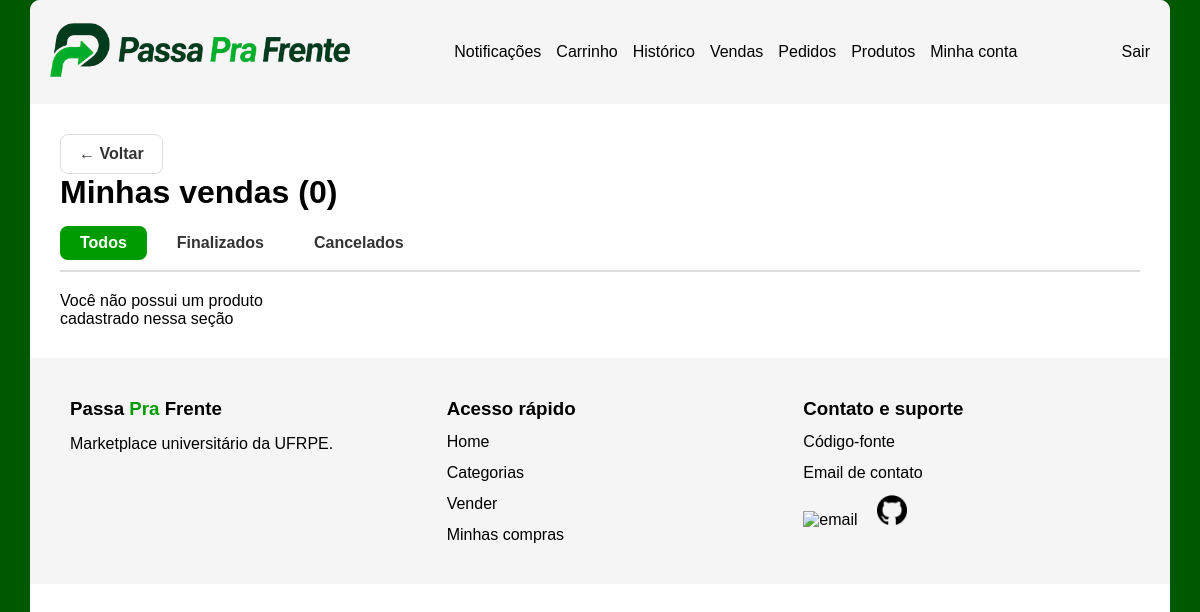
Page /pedidos/historico/vendas/ (signed in) on the earlier database version.
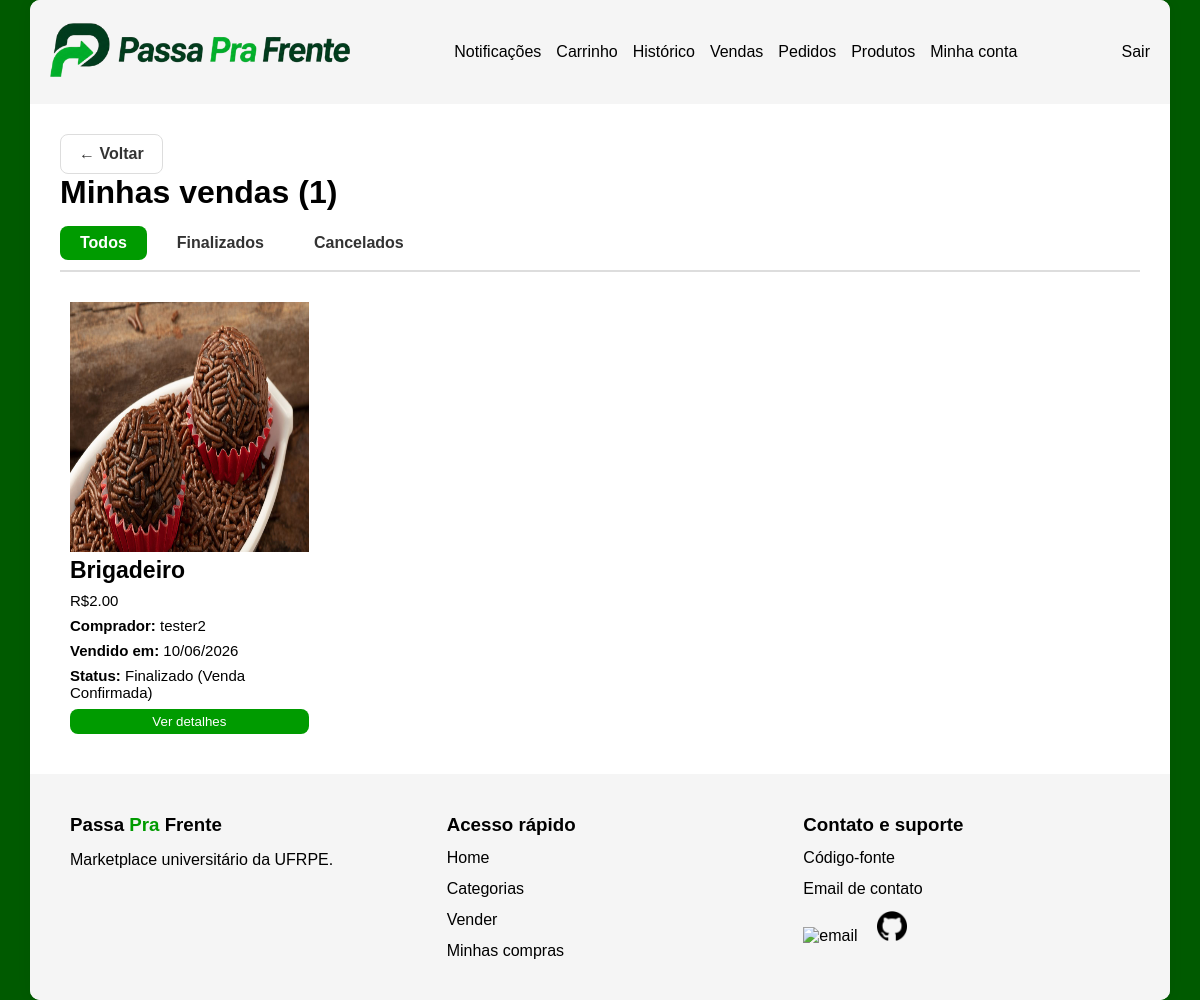
Same page on the later database version.
### pedidos/models.py (models this page shows, shortened)
class Pedido(models.Model):
    STATUS_CHOICES = [
        ('pendente', 'Pendente'),
        ('compra_confirmada', 'Confirmada pelo vendedor'),
        ('aguardando_confirmacao', 'Aguardando confirmação do comprador'),
        ('finalizado', 'Finalizado (Venda Confirmada)'),
        ('cancelamento_solicitado', 'Cancelamento Solicitado pelo Comprador'),
        ('cancelado', 'Cancelado'),
    ]
    produto = models.ForeignKey(Produto, on_delete=models.CASCADE)
    comprador = models.ForeignKey(
        settings.AUTH_USER_MODEL,
        on_delete=models.CASCADE,
        related_name='compras'
    )
    vendedor = models.ForeignKey(
        settings.AUTH_USER_MODEL,
        on_delete=models.CASCADE,
        related_name='vendas'
    )
    status = models.CharField(
        max_length=30,
        choices=STATUS_CHOICES,
        default='pendente'
    )
    criado_em = models.DateTimeField(auto_now_add=True)
    class Meta:
        unique_together = ('produto', 'comprador')

### produtos/models.py (models this page shows, shortened)
class ImagemProduto(models.Model):
    produto = models.ForeignKey(
        Produto, on_delete=models.CASCADE,
        related_name='imagens'
    )
    imagem = models.ImageField(upload_to='produtos/')

class Produto(models.Model):
    nome = models.CharField(max_length=200)
    descricao = models.TextField()
    preco = models.DecimalField(max_digits=10, decimal_places=2)
    categoria = models.CharField(max_length=50, choices=CATEGORIAS)
    vendido = models.BooleanField(default=False)
    vendedor = models.ForeignKey(
        settings.AUTH_USER_MODEL,
        on_delete=models.CASCADE,
        related_name='produtos'
    )

### accounts/models.py (models this page shows, shortened)
class Usuario(AbstractUser):
    email = models.EmailField(unique=True)
    nickname = models.CharField(max_length=50, unique=True)
    telefone = models.CharField(max_length=11)
    dois_fatores = models.BooleanField(default=False)
    email_verificado = models.BooleanField(default=False)
    USERNAME_FIELD = 'email'
    REQUIRED_FIELDS = ['username', 'nickname', 'telefone']

### pedidos/views.py (the view)
# urls.py: path('historico/vendas/', HistoricoVendasView.as_view(), name='historico_vendas'),
class HistoricoVendasView(LoginRequiredMixin, View):
    def get(self, request):
        filtro = request.GET.get('filtro', 'todos')
        vendas= Pedido.objects.filter(
            vendedor=request.user,
            status__in=['finalizado', 'cancelado', 'cancelamento_solicitado']
        ).select_related('produto', 'comprador').order_by('-criado_em')
        total_finalizados=vendas.filter(status='finalizado').count()
        if filtro == 'finalizado':
            vendas = vendas.filter(status='finalizado')
        elif filtro == 'cancelado':
            vendas = vendas.filter(status__in=['cancelado', 'cancelamento_solicitado'])
        return render(request, 'pedidos/historico_vendas.html',{
            'vendas': vendas,
            'filtro': filtro,
            'total_finalizados': total_finalizados,
        })

### notificacoes/context_processors.py (called while the page is built)
def notificacoes_nao_lidas(request):
        if not request.user.is_authenticated:
            return {'notificacoes_count': 0}
        count = Notificacao.objects.filter(
            usuario=request.user,
            lida=False
        ).count()
        return {'notificacoes_count': count}

### templates/pedidos/historico_vendas.html (shortened to what this page needs)
{% extends 'base.html' %}
{% load static %}
    {% block extra_css %}
        <link rel="stylesheet" href="{% static 'pedidos/historico_vendas.css' %}">
    {% endblock %}
{% block content %}
<body>
    <main>
        <div class="container">
            <a class="back_button" href="{% url 'historico' %}">← Voltar</a>
            <h1>Minhas vendas ({{ total_finalizados }})</h1>
            <div class="historico_abas">
                <a href="?filtro=todos"
                class="aba {% if filtro == 'todos' %}ativa{% endif %}">
                    Todos
                </a>
                <a href="?filtro=finalizado"
                class="aba {% if filtro == 'finalizado' %}ativa{% endif %}">
                    Finalizados
                </a>
                <a href="?filtro=cancelado"
                class="aba {% if filtro == 'cancelado' %}ativa{% endif %}">
                    Cancelados
                </a>
            </div>
            <div class="main_produtos">
                {% if vendas %}
                    {% for venda in vendas %}
                        <div class="main_produto">
                            {% with venda.produto.imagens.first as img %}
                                {% if img %}
                                    <img src="{{ img.imagem.url }}" alt="{{ venda.produto.nome }}">
                                {% else %}
                                    <img src="{% static 'accounts/Images/PassaPraFrente_logo.png' %}" alt="Sem imagem">
                                {% endif %}
                            {% endwith %}
                            <div class="main_desc">
                                <h3>{{ venda.produto.nome }}</h3>
                                <p>R${{ venda.produto.preco }}</p>
                                <p><b>Comprador: </b> {{ venda.comprador.nickname }}</p>
                                <p><b>Vendido em: </b>{{ venda.criado_em|date:"d/m/Y" }}</p>
                                <p><b>Status: </b> {{ venda.get_status_display }}</p>
                            </div>
                            <div class="produto_buttons">
                                <button onclick="window.location.href='{% url 'detalhe_historico' venda.id %}'">Ver detalhes</button>
                            </div>
                        </div>
                    {% endfor %}
                {% else %}
                    <p>Você não possui um produto cadastrado nessa seção</p>
                {% endif %}
            </div>
        </div>
    </main>
</body>
{% endblock %}

Differences in the rows shown:
added Pedido: produto.imagens.first.imagem (picture), produto.nome "Brigadeiro", produto.preco "2.00", comprador.nickname "tester2", criado_em "10/06/2026", status "Finalizado (Venda Confirmada)"
Other differences:
{{ total_finalizados }}: "0" → "1"
text no longer shown: "Você não possui um produto cadastrado nessa seção"
